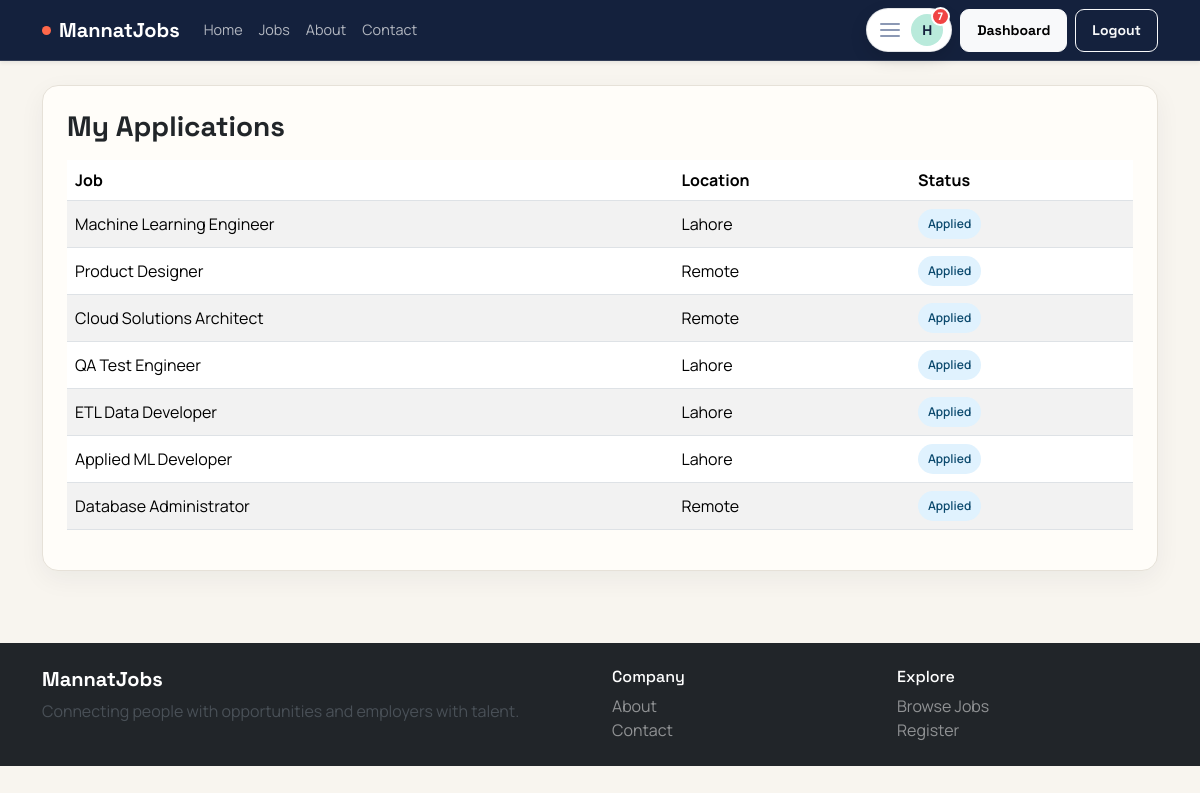
The page /jobseeker/applications.php (signed in) on the database its author committed.
### tables this page shows
CREATE TABLE applications (
    id INT UNSIGNED AUTO_INCREMENT PRIMARY KEY,
    job_id INT UNSIGNED NOT NULL,
    jobseeker_id INT UNSIGNED NOT NULL,
    resume_path VARCHAR(255) DEFAULT NULL,
    resume_data MEDIUMBLOB DEFAULT NULL,
    resume_mime VARCHAR(100) DEFAULT NULL,
    cover_letter TEXT DEFAULT NULL,
    status ENUM('applied', 'shortlisted', 'rejected', 'hired') NOT NULL DEFAULT 'applied',
    applied_at TIMESTAMP NOT NULL DEFAULT CURRENT_TIMESTAMP,
    CONSTRAINT fk_applications_job FOREIGN KEY (job_id) REFERENCES jobs(id) ON DELETE CASCADE,
    CONSTRAINT fk_applications_jobseeker FOREIGN KEY (jobseeker_id) REFERENCES users(id) ON DELETE CASCADE,
    UNIQUE KEY uq_application_once (job_id, jobseeker_id),
    INDEX idx_applications_job (job_id),
    INDEX idx_applications_jobseeker (jobseeker_id),
    INDEX idx_applications_status (status)
);

CREATE TABLE jobs (
    id INT UNSIGNED AUTO_INCREMENT PRIMARY KEY,
    employer_id INT UNSIGNED NOT NULL,
    category_id INT UNSIGNED NOT NULL,
    title VARCHAR(180) NOT NULL,
    description TEXT NOT NULL,
    requirements TEXT NOT NULL,
    location VARCHAR(120) NOT NULL,
    job_type ENUM('Full-time', 'Part-time', 'Remote', 'Internship') NOT NULL,
    salary_min DECIMAL(12,2) DEFAULT NULL,
    salary_max DECIMAL(12,2) DEFAULT NULL,
    experience_level VARCHAR(80) DEFAULT NULL,
    deadline DATE DEFAULT NULL,
    status ENUM('pending', 'approved', 'rejected', 'closed') NOT NULL DEFAULT 'pending',
    created_at TIMESTAMP NOT NULL DEFAULT CURRENT_TIMESTAMP,
    updated_at TIMESTAMP NOT NULL DEFAULT CURRENT_TIMESTAMP ON UPDATE CURRENT_TIMESTAMP,
    CONSTRAINT fk_jobs_employer FOREIGN KEY (employer_id) REFERENCES users(id) ON DELETE CASCADE,
    CONSTRAINT fk_jobs_category FOREIGN KEY (category_id) REFERENCES job_categories(id) ON DELETE RESTRICT,
    INDEX idx_jobs_employer (employer_id),
    INDEX idx_jobs_status (status),
    INDEX idx_jobs_location (location),
    INDEX idx_jobs_category (category_id)
);

### includes/functions.php (called while the page is built, shortened)
<?php
function e($value)
{
    return htmlspecialchars((string)$value, ENT_QUOTES, 'UTF-8');
}
function getApplicationStatusLabel($status)
{
    $labels = [
        'applied' => 'Applied',
        'shortlisted' => 'Shortlisted',
        'rejected' => 'Rejected',
        'hired' => 'Hired',
    ];
    return $labels[$status] ?? ucfirst($status);
}

### jobseeker/applications.php (the view, shortened to what this page needs)
<?php
require_once __DIR__ . '/../includes/db.php';
require_once __DIR__ . '/../includes/functions.php';
$applications = $conn->query('SELECT a.*, j.title, j.location FROM applications a INNER JOIN jobs j ON j.id = a.job_id WHERE a.jobseeker_id = ' . (int)$_SESSION['user_id'] . ' ORDER BY a.applied_at DESC');
include __DIR__ . '/../includes/header.php';
?>
<div class="card p-4">
    <h3 class="fw-bold mb-3">My Applications</h3>
    <?php if ($applications->num_rows > 0): ?>
        <div class="table-responsive">
            <table class="table table-striped align-middle">
                <thead>
                    <tr>
                        <th>Job</th>
                        <th>Location</th>
                        <th>Status</th>
                    </tr>
                </thead>
                <tbody>
                    <?php while ($app = $applications->fetch_assoc()): ?>
                        <tr>
                            <td><?php echo e($app['title']); ?></td>
                            <td><?php echo e($app['location']); ?></td>
                            <td><span class="status-pill status-<?php echo e($app['status']); ?>"><?php echo e(getApplicationStatusLabel($app['status'])); ?></span></td>
                        </tr>
                    <?php endwhile; ?>
                </tbody>
            </table>
        </div>
    <?php else: ?>
        <div class="empty-state">
            <p class="mb-0 text-muted">You have not applied to any jobs yet.</p>
        </div>
    <?php endif; ?>
</div>
<?php include __DIR__ . '/../includes/footer.php'; ?>

### assets/css/style.css (style rules this page uses)
:root { --primary: #ff684a; --primary-dark: #d94a31; --secondary: #14213d; --ink: #172033; --paper: #f8f5ef; --mint: #b9eadb; --muted: #657084; --success: #20866b; --danger: #c94848; --warning: #d28a22; --border: #e6e1d8; --shadow: 0 18px 50px rgba(20, 33, 61, 0.09); }
* { scrollbar-color: #b9b1a5 var(--paper); }
body { font-family: 'Manrope', sans-serif; background: var(--paper); color: var(--ink); min-width: 320px; }
h1, h2, h3, h4, h5, h6, .navbar-brand, .btn { font-family: 'Space Grotesk', sans-serif; }
h1, h2, h3, h4, h5, h6 { letter-spacing: 0; }
.card, .stat-box, .dashboard-sidebar { border: 1px solid var(--border); border-radius: 16px; box-shadow: 0 8px 26px rgba(20, 33, 61, 0.055); background: #fffdf9; }
.card { transition: box-shadow 180ms ease, transform 180ms ease; }
.status-pill { display: inline-block; padding: 6px 10px; border-radius: 999px; font-size: 0.75rem; font-weight: 600; }
.status-applied { background: #e0f2fe; color: #0c4a6e; }

### rows shown on the page
applications: job.title "Machine Learning Engineer", job.location "Lahore", status "Applied"
applications: job.title "Product Designer", job.location "Remote", status "Applied"
applications: job.title "Cloud Solutions Architect", job.location "Remote", status "Applied"
applications: job.title "QA Test Engineer", job.location "Lahore", status "Applied"
applications: job.title "ETL Data Developer", job.location "Lahore", status "Applied"
applications: job.title "Applied ML Developer", job.location "Lahore", status "Applied"
applications: job.title "Database Administrator", job.location "Remote", status "Applied"

### other values the page prints
userInitial($user) "H"
$accountCount "7"
